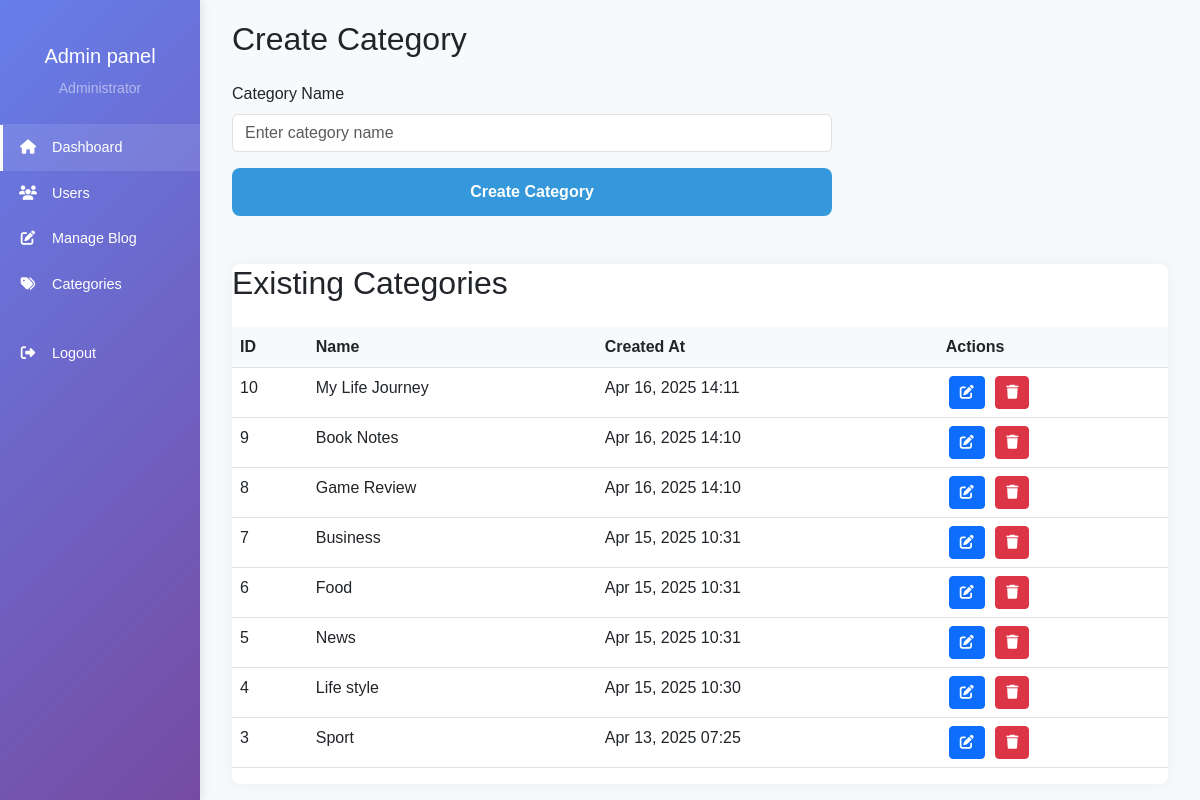
/admin/manage_categories.php, run on the app's committed database.
### tables this page shows
CREATE TABLE IF NOT EXISTS `categories` (
  `id` int NOT NULL AUTO_INCREMENT,
  `name` varchar(255) NOT NULL,
  `created_at` timestamp NULL DEFAULT CURRENT_TIMESTAMP,
  PRIMARY KEY (`id`)
);

### admin/manage_categories.php (the view, shortened to what this page needs)
<?php
require_once '../config/db.php';
$categories = [];
$result = $conn->query("SELECT id, name, created_at FROM categories ORDER BY created_at DESC");
if ($result) {
    $categories = $result->fetch_all(MYSQLI_ASSOC);
}
?>
<!DOCTYPE html>
<html lang="en">
<head>
    <link href="https://cdnjs.cloudflare.com/ajax/libs/bootstrap/5.3.0/css/bootstrap.min.css" rel="stylesheet" />
    <link href="https://cdnjs.cloudflare.com/ajax/libs/bootstrap-icons/1.10.0/font/bootstrap-icons.min.css" rel="stylesheet" />
    <link rel="stylesheet" href="https://cdnjs.cloudflare.com/ajax/libs/font-awesome/6.4.0/css/all.min.css" />
</head>
<body>
     <?php include "./includes/sidebar.php" ?>
    <main class="main-content">
        <div class="container-fluid">
            <div class="category-form">
                <h2 class="mb-4">Create Category</h2>
                <form method="POST" action="">
                    <div class="mb-3">
                        <label for="categoryName" class="form-label">Category Name</label>
                        <input type="text" class="form-control" id="categoryName" name="categoryName" placeholder="Enter category name" required />
                    </div>
                    <button type="submit" class="btn btn-custom">
                        Create Category
                    </button>
                </form>
            </div>
            <div class="category-table mt-5">
                <h2 class="mb-4">Existing Categories</h2>
                <?php if (empty($categories)): ?>
                    <div class="alert alert-info">No categories found. Please add some categories.</div>
                <?php else: ?>
                    <div class="table-responsive">
                        <table class="table table-hover">
                            <thead>
                                <tr>
                                    <th>ID</th>
                                    <th>Name</th>
                                    <th>Created At</th>
                                    <th>Actions</th>
                                </tr>
                            </thead>
                            <tbody>
                                <?php foreach ($categories as $category): ?>
                                    <tr>
                                        <td><?php echo htmlspecialchars($category['id']); ?></td>
                                        <td><?php echo htmlspecialchars($category['name']); ?></td>
                                        <td><?php echo date('M d, Y H:i', strtotime($category['created_at'])); ?></td>
                                        <td class="action-btns">
                                            <a href="catgy-edit.php?id=<?php echo $category['id']; ?>" class="btn btn-sm btn-primary">
                                                <i class="fas fa-edit"></i>
                                            </a>
                                            <a href="catgy-dlt.php?id=<?php echo $category['id']; ?>" class="btn btn-sm btn-danger" onclick="return confirm('Are you sure you want to delete this category?')">
                                                <i class="fas fa-trash"></i>
                                            </a>
                                        </td>
                                    </tr>
                                <?php endforeach; ?>
                            </tbody>
                        </table>
                    </div>
                <?php endif; ?>
            </div>
        </div>
    </main>
</body>
</html>

### admin/manage_categories.php (style rules this page uses)
body { background-color: #f8f9fa; font-family: 'Arial', sans-serif; overflow-x: hidden; }
.category-form { max-width: 600px; }
.btn-custom { background-color: #3498db; color: white; border: none; border-radius: 8px; padding: 12px 20px; width: 100%; font-weight: 600; transition: all 0.3s ease; }
.category-table { background-color: white; border-radius: 8px; overflow: hidden; box-shadow: 0 0 15px rgba(0, 0, 0, 0.05); }
.category-table th { background-color: #f8f9fa; font-weight: 600; }
.action-btns .btn { padding: 5px 10px; margin: 0 3px; }

### admin/includes/sidebar.php (style rules this page uses)
body { background-color: #f8f9fa; font-family: 'Arial', sans-serif; overflow-x: hidden; }
.main-content { margin-left: 16.666667%; padding: 20px; transition: all 0.3s; }

### data on the page
categories: id "10", name "My Life Journey", created_at "Apr 16, 2025 14:11"
categories: id "9", name "Book Notes", created_at "Apr 16, 2025 14:10"
categories: id "8", name "Game Review", created_at "Apr 16, 2025 14:10"
categories: id "7", name "Business", created_at "Apr 15, 2025 10:31"
categories: id "6", name "Food", created_at "Apr 15, 2025 10:31"
categories: id "5", name "News", created_at "Apr 15, 2025 10:31"
categories: id "4", name "Life style", created_at "Apr 15, 2025 10:30"
categories: id "3", name "Sport", created_at "Apr 13, 2025 07:25"
